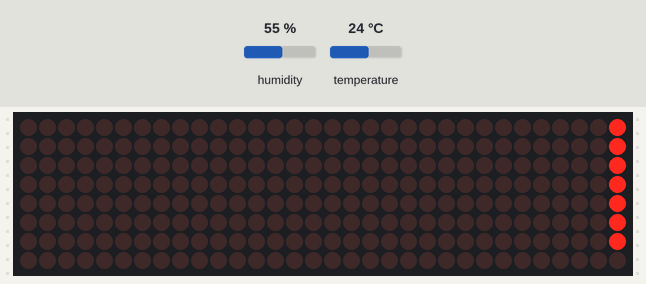
A sketch run on a simulated Arduino Uno, built with avr-gcc and run on an emulated ATmega328P. Parts: 32×8 LED matrix. Inputs (shaded band) come from the test bench; at power-on: humidity 55 %, temperature 24 °C.

Above: at 1.07 s.
At 4.57 s:
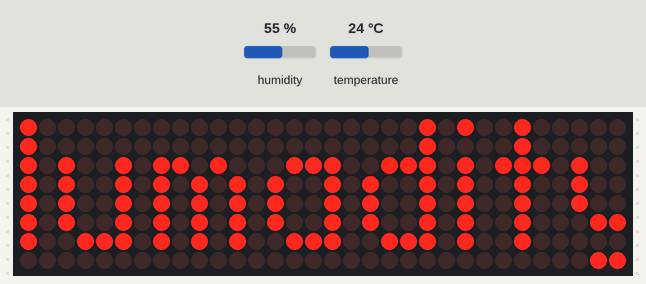
At 7.97 s:
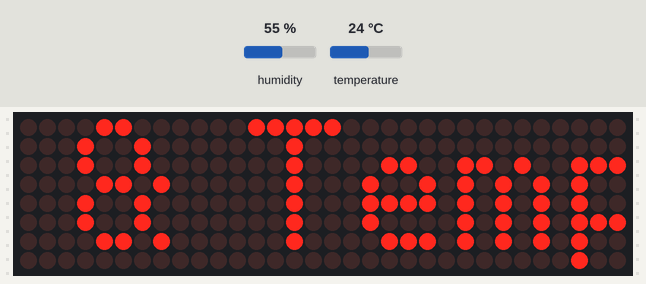
At 14.87 s:
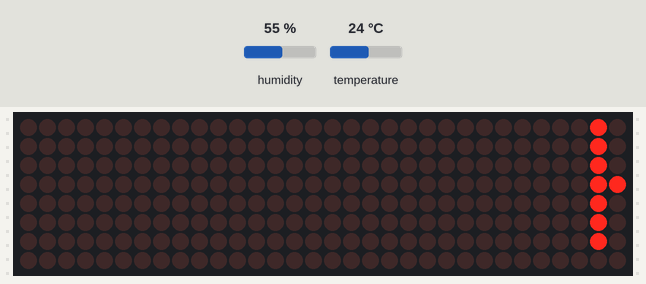
At 28.57 s:
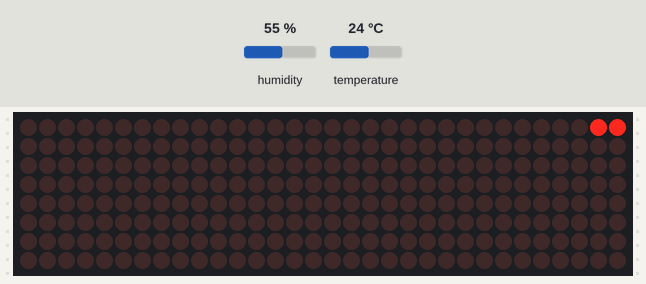
At 39.87 s:
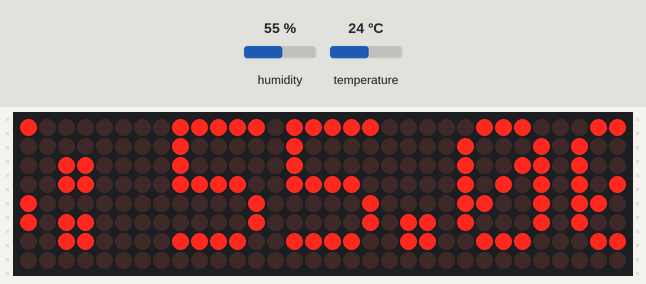

The sketch:

dot_matrik.ino
```cpp
#include "MD_Parola.h"
#include "MD_MAX72xx.h"
#include "SPI.h"
#include "DHT.h"

// Konfigurasi dot matrix
#define HARDWARE_TYPE MD_MAX72XX::FC16_HW
#define MAX_DEVICES 4
#define CS_PIN 5
MD_Parola disp = MD_Parola(HARDWARE_TYPE, CS_PIN, MAX_DEVICES);

// Konfigurasi DHT11
#define DHTPIN 4
#define DHTTYPE DHT11
DHT dht(DHTPIN, DHTTYPE);

// Variabel
String message = "";
int displayState = 0;
unsigned long lastUpdate = 0;
unsigned long interval = 5000; // waktu ganti pesan

bool dhtConnected = false;

void setup() {
  disp.begin();
  disp.setIntensity(15);
  disp.displayClear();

  dht.begin();
  delay(1000); // waktu inisialisasi sensor

  // Coba baca pertama kali untuk cek koneksi
  float t = dht.readTemperature();
  if (!isnan(t)) {
    dhtConnected = true;
    message = "Humadity & Temperature";
  } else {
    dhtConnected = false;
    message = "Sensor DHT tidak terbaca";
  }

  disp.displayText(message.c_str(), PA_RIGHT, 100, 0, PA_SCROLL_LEFT, PA_SCROLL_LEFT);
}

void loop() {
  if (disp.displayAnimate()) {
    if (!dhtConnected) {
      // Jangan lanjut kalau sensor tidak terbaca
      disp.displayText("Sensor DHT tidak terbaca", PA_RIGHT, 100, 0, PA_SCROLL_LEFT, PA_SCROLL_LEFT);
      disp.displayReset();
      delay(3000); // beri jeda sebelum ulangi lagi
      return;
    }

    unsigned long now = millis();
    if (now - lastUpdate > interval) {
      lastUpdate = now;

      if (displayState == 0) {
        message = "Humadity & Temperature";
        displayState = 1;
      } else if (displayState == 1) {
        float temp = dht.readTemperature();
        if (isnan(temp)) temp = 0;
        message = "T: " + String(temp) + " C";
        displayState = 2;
      } else {
        float hum = dht.readHumidity();
        if (isnan(hum)) hum = 0;
        message = "S: " + String(hum) + " %";
        displayState = 0;
      }

      disp.displayText(message.c_str(), PA_RIGHT, 100, 0, PA_SCROLL_LEFT, PA_SCROLL_LEFT);
      disp.displayReset();
    }
  }
}
```
